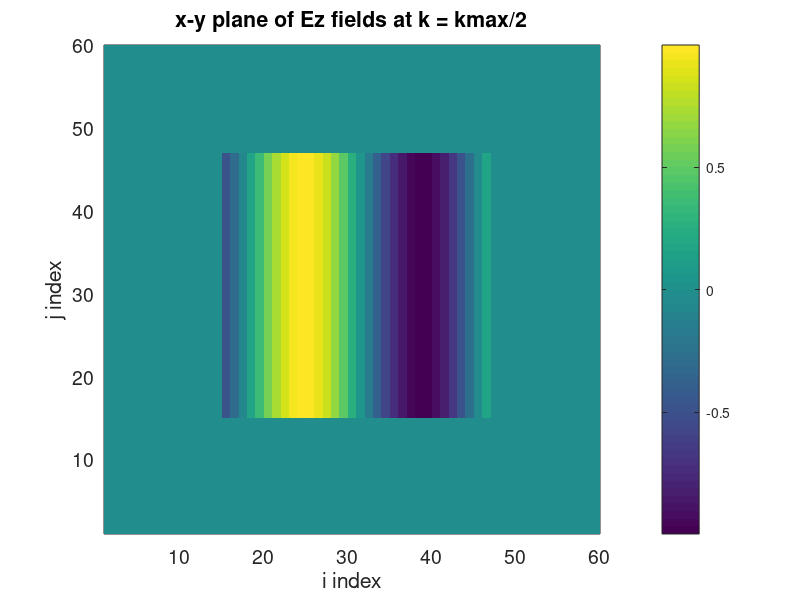
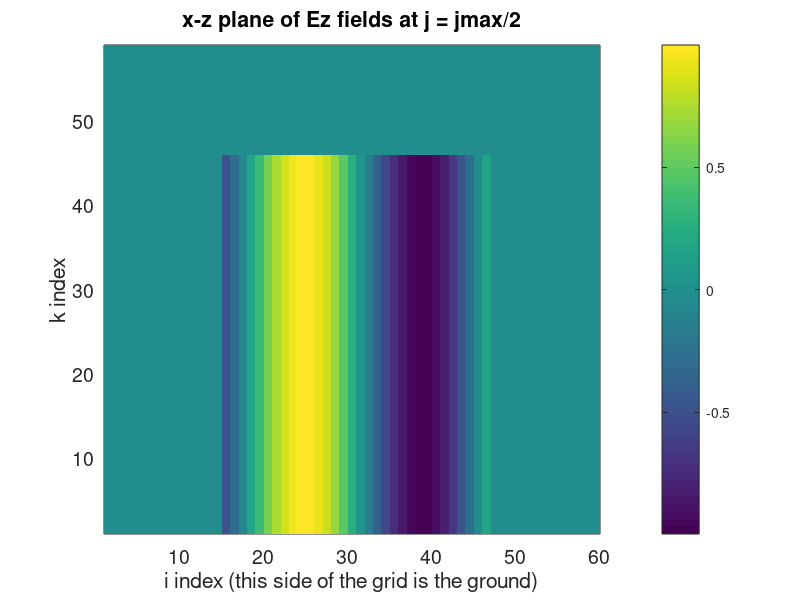

MATLAB code for these plots, in order:
%************************************************************************
% 3-D FDTD Model for the Construction Site Design Challenge
%************************************************************************

% This is a finite-difference time-domain (FDTD) code that solves 
% Maxwell's equations in 3-D.  A plane wave propagates across the grid
% in the x-direction using the total-field scattered field formulation 
% from i = TFSF to i = imax-TFSF, and j = TFSF to j = jmax-TFSF and 
% from k = 1 to k = kmax-TFSF.  
% The grid is bounded by a perfectly matched layer (PML) that is "PML" 
% grid cells thick on the left, right, front, back, and top sides.

clear all;
%format long;

%**************************************************************************
% DEFINE VARIABLES AND PARAMETERS
%**************************************************************************

% Speed of light (m/s)
c = 2.99792456E8;

% permittivity of free space (F/m)
epso = 8.85418782E-12;

% permeability of free space (H/m)
muo = 4*pi*1E-7;

% imax is the number of grid cells in the x-direction, jmax is the number
% of grid cells in the y-direction, and kmax is the number of grid cells in
% the z-direction.
imax = 60;
jmax = 60;
kmax = 60; 

% nmax is the total number of time steps 
nmax = 200;  
          
% delta is the space increment in all three Cartesian directions (cubic
% cells)
delta = 1;

% The source is a sinusoid set to a center frequency of freq
freq = c/(28*delta);  % 20 cellsl per wavelength

% time step increment (S = 1)
S = 0.99/sqrt(3);
dt = S*delta/c;

%**************************************************************************
% PML (Convolution PML with alpha = 0 and kappa = 1)
%**************************************************************************

% thickness of the PML in grid cells
PML = 10;
% the sigma losses use a polynomial grading with m = 3 
m = 3;
% sigma max is equal to sigma opt 
sigma_max = 0.8*(m+1)/(sqrt(muo/epso)*delta*sqrt(1.0));

sigma_E_PML = zeros(PML+1,1);
sigma_H_PML = zeros(PML,1);

bE = zeros(PML+1,1);
bH = zeros(PML,1);
cE = zeros(PML+1,1);
cH = zeros(PML,1);

% assign the sigmas in the PML region
for i = 2:PML+1  % can reuse all of these on all sides
    sigma_E_PML(i) = ((PML+1.5-i)/(PML+0.5))^m * sigma_max;
    bE(i) = exp(-sigma_E_PML(i)*dt/epso);
    cE(i) = bE(i)-1.0;
end

for i = 1:PML 
    sigma_H_PML(i) = ((PML+1-i)/(PML+0.5))^m * sigma_max;
    bH(i) = exp(-sigma_H_PML(i)*dt/epso);
    cH(i) = bH(i)-1.0;
end

% x-direction PML
psi_Ezx_1 = zeros(PML+1,jmax,kmax-1);
psi_Hyx_1 = zeros(PML,jmax,kmax-1);

psi_Eyx_1 = zeros(PML+1,jmax-1,kmax);
psi_Hzx_1 = zeros(PML,jmax-1,kmax);

psi_Ezx_2 = zeros(PML+1,jmax,kmax-1);
psi_Hyx_2 = zeros(PML,jmax,kmax-1);

psi_Eyx_2 = zeros(PML+1,jmax-1,kmax);
psi_Hzx_2 = zeros(PML,jmax-1,kmax);

% y-direction PML
psi_Exy_1 = zeros(imax-1,PML+1,kmax);
psi_Hzy_1 = zeros(imax-1,PML,kmax);

psi_Ezy_1 = zeros(imax,PML+1,kmax-1);
psi_Hxy_1 = zeros(imax,PML,kmax-1);

psi_Exy_2 = zeros(imax-1,PML+1,kmax);
psi_Hzy_2 = zeros(imax-1,PML,kmax);

psi_Ezy_2 = zeros(imax,PML+1,kmax-1);
psi_Hxy_2 = zeros(imax,PML,kmax-1);

% z-direction PML (no PML on the bottom of the grid)
psi_Exz_2 = zeros(imax-1,jmax,PML+1);
psi_Hyz_2 = zeros(imax-1,jmax,PML);

psi_Eyz_2 = zeros(imax,jmax-1,PML+1);
psi_Hxz_2 = zeros(imax,jmax-1,PML);

%**************************************************************************
% TFSF Plane Wave Source Condition
%**************************************************************************

% grid indices on which to start and end the TFSF (number of cells from the
% edge of the grid)
% the TFSF plane wave starts at k = 1 and ends at kmax-kTFSF+1
iTFSF = PML+5;
jTFSF = PML+5;
kTFSF = PML+5;  

Ez_inc = zeros(1,imax);
Hy_inc = zeros(1,imax-1); 

Ca_inc = 1.0;
Cb_inc = dt / (epso*delta);

% x-direction incident grid PML
psi_Ezx_2_inc = zeros(PML+1);
psi_Hyx_2_inc = zeros(PML);

%**************************************************************************
% Initialize the Field Components and Coefficients
%**************************************************************************

% arrays to hold the Ez and Hy fields
Ex = zeros(imax-1,jmax,kmax);
Ey = zeros(imax,jmax-1,kmax);
Ez = zeros(imax,jmax,kmax-1);

% start and end the grid on an Ez, so one less Hy value compared to Ez
Hx = zeros(imax,jmax-1,kmax-1);
Hy = zeros(imax-1,jmax,kmax-1);
Hz = zeros(imax-1,jmax-1,kmax);

% Pre-calculate the updating coefficients (so we do not have to recalculate 
% every time step). 

Ca = 1.0;
Cb = dt / (epso*delta);

Da = 1.0;
Db = dt/(muo*delta);

%**************************************************************************
% Start the time-stepping loop
%**************************************************************************

for n=1:nmax

%********************************
% update the magnetic field in the incident grid (Hy_inc)  
%********************************

    Hy_inc(1:imax-1) = Da*Hy_inc(1:imax-1) + ...
        Db*(Ez_inc(2:imax) - Ez_inc(1:imax-1));
    
% incident grid PML on right side (Hy components)
    for i = imax-PML:imax-1
        psi_Hyx_2_inc(imax-i) = bH(imax-i)*psi_Hyx_2_inc(imax-i) + ...
            cH(imax-i) *(Ez_inc(i+1) - Ez_inc(i))/delta;
        Hy_inc(i) = Hy_inc(i) + dt/muo*psi_Hyx_2_inc(imax-i);
    end

%********************************
% Update the Hx fields 
%********************************

    Hx(1:imax-1,1:jmax-1,1:kmax-1) = Da*Hx(1:imax-1,1:jmax-1,1:kmax-1) +...
        Db*(Ez(1:imax-1,1:jmax-1,1:kmax-1) - Ez(1:imax-1,2:jmax,1:kmax-1)...
        + Ey(1:imax-1,1:jmax-1,2:kmax) - Ey(1:imax-1,1:jmax-1,1:kmax-1));

% front TFSF for Hx
    j = jTFSF-1;
    for k = 1:kmax-kTFSF
        Hx(iTFSF:imax-iTFSF+1,j,k) = Hx(iTFSF:imax-iTFSF+1,j,k) + ...
            Db*(Ez_inc(iTFSF:imax-iTFSF+1)');
    end
   
% back TFSF for Hx
    j = jmax-jTFSF+1;
    for k = 1:kmax-kTFSF
        Hx(iTFSF:imax-iTFSF+1,j,k) = Hx(iTFSF:imax-iTFSF+1,j,k) + ...
            Db*(-Ez_inc(iTFSF:imax-iTFSF+1)');
    end

% front j-direction PML for Hx
    A = reshape(permute(psi_Hxy_1(1:imax-1,1:PML,1:kmax-1),[1 3 2]),...
        [(imax-1)*(kmax-1) PML]);
    B = reshape(permute(Ez(1:imax-1,1:PML,1:kmax-1)-Ez(1:imax-1,2:PML+1,...
        1:kmax-1),[1 3 2]),[(imax-1)*(kmax-1) PML]);
    C = bH(1:PML).*A' + cH(1:PML).*B'/delta;
    psi_Hxy_1(1:imax-1,1:PML,1:kmax-1) = permute(reshape(C',[(imax-1) ...
        (kmax-1) PML]),[1 3 2]);
    Hx(1:imax-1,1:PML,1:kmax-1) = Hx(1:imax-1,1:PML,1:kmax-1) + ...
        dt/muo*psi_Hxy_1(1:imax-1,1:PML,1:kmax-1);          
        
 % back j-direction PML for Hx
    A = reshape(permute(psi_Hxy_2(1:imax-1,PML:-1:1,1:kmax-1),[1 3 2]),...
        [(imax-1)*(kmax-1) PML]);
    B = reshape(permute(Ez(1:imax-1,jmax-PML:jmax-1,1:kmax-1)-...
        Ez(1:imax-1,jmax-PML+1:jmax,1:kmax-1),[1 3 2]),...
        [(imax-1)*(kmax-1) PML]);
    C = bH(PML:-1:1).*A' + cH(PML:-1:1).*B'/delta;
    psi_Hxy_2(1:imax-1,PML:-1:1,1:kmax-1) = permute(reshape(C',...
        [(imax-1) (kmax-1) PML]),[1 3 2]);
    Hx(1:imax-1,jmax-PML:jmax-1,1:kmax-1) = Hx(1:imax-1,...
        jmax-PML:jmax-1,1:kmax-1) + dt/muo*psi_Hxy_2(1:imax-1,PML:-1:1,...
        1:kmax-1);   
    
% top k-direction PML for Hx
    A = reshape(psi_Hxz_2(1:imax-1,1:jmax-1,PML:-1:1),...
        [(imax-1)*(jmax-1) PML]);
    B = reshape(Ey(1:imax-1,1:jmax-1,kmax-PML+1:kmax)-Ey(1:imax-1,...
        1:jmax-1,kmax-PML:kmax-1),[(imax-1)*(jmax-1) PML]);
    C = bH(PML:-1:1).*A' + cH(PML:-1:1).*B'/delta;
    psi_Hxz_2(1:imax-1,1:jmax-1,PML:-1:1) = reshape(C',[(imax-1) ...
        (jmax-1) PML]);
    Hx(1:imax-1,1:jmax-1,kmax-PML:kmax-1) = Hx(1:imax-1,1:jmax-1,...
        kmax-PML:kmax-1) + dt/muo*psi_Hxz_2(1:imax-1,1:jmax-1,PML:-1:1); 
           
%********************************    
% Update the Hy fields 
%********************************

    Hy(1:imax-1,2:jmax-1,1:kmax-1) = Da*Hy(1:imax-1,2:jmax-1,1:kmax-1) ...
        + Db*(Ez(2:imax,2:jmax-1,1:kmax-1) - Ez(1:imax-1,2:jmax-1,...
        1:kmax-1) + Ex(1:imax-1,2:jmax-1,1:kmax-1) - Ex(1:imax-1,...
        2:jmax-1,2:kmax));
    
% left TFSF for Hy
    i = iTFSF-1;
    Hy(i,jTFSF:jmax-jTFSF+1,1:kmax-kTFSF) = Hy(i,jTFSF:jmax-jTFSF+1,...
        1:kmax-kTFSF)+Db*(-Ez_inc(iTFSF));
        
% right TFSF for Hy
    i = imax-iTFSF+1;
    Hy(i,jTFSF:jmax-jTFSF+1,1:kmax-kTFSF) = Hy(i,jTFSF:jmax-jTFSF+1,...
        1:kmax-kTFSF)+Db*(Ez_inc(imax-iTFSF+1));
     
% left i-direction PML for Hy
    A = reshape(permute(psi_Hyx_1(1:PML,2:jmax-1,1:kmax-1),[2 3 1]),...
        [(jmax-2)*(kmax-1) PML]);
    B = reshape(permute(Ez(2:PML+1,2:jmax-1,1:kmax-1)-Ez(1:PML,...
        2:jmax-1,1:kmax-1),[2 3 1]),[(jmax-2)*(kmax-1) PML]);
    C = bH(1:PML).*A' + cH(1:PML).*B'/delta;
    psi_Hyx_1(1:PML,2:jmax-1,1:kmax-1) = permute(reshape(C',[(jmax-2)...
        (kmax-1) PML]), [3 1 2]);
    Hy(1:PML,2:jmax-1,1:kmax-1) = Hy(1:PML,2:jmax-1,1:kmax-1) + ...
        dt/muo*psi_Hyx_1(1:PML,2:jmax-1,1:kmax-1);

% right i-direction PML for Hy       
    A = reshape(permute(psi_Hyx_2(PML:-1:1,2:jmax-1,1:kmax-1),...
        [2 3 1]),[(jmax-2)*(kmax-1) PML]);
    B = reshape(permute(Ez(imax-PML+1:imax,2:jmax-1,1:kmax-1)-...
        Ez(imax-PML:imax-1,2:jmax-1,1:kmax-1),[2 3 1]),...
        [(jmax-2)*(kmax-1) PML]);
    C = bH(PML:-1:1).*A' + cH(PML:-1:1).*B'/delta;
    psi_Hyx_2(PML:-1:1,2:jmax-1,1:kmax-1) = permute(reshape(C',[(jmax-2)...
        (kmax-1) PML]), [3 1 2]);
    Hy(imax-PML:imax-1,2:jmax-1,1:kmax-1) = Hy(imax-PML:imax-1,...
        2:jmax-1,1:kmax-1) + dt/muo*psi_Hyx_2(PML:-1:1,2:jmax-1,1:kmax-1);

% top k-direction PML for Hy
    A = reshape(psi_Hyz_2(1:imax-1,2:jmax-1,PML:-1:1),...
        [(imax-1)*(jmax-2) PML]);
    B = reshape(Ex(1:imax-1,2:jmax-1,kmax-PML:kmax-1)-...
        Ex(1:imax-1,2:jmax-1,kmax-PML+1:kmax),[(imax-1)*(jmax-2) PML]);
    C = bH(PML:-1:1).*A' + cH(PML:-1:1).*B'/delta;
    psi_Hyz_2(1:imax-1,2:jmax-1,PML:-1:1) = reshape(C',[(imax-1) ...
        (jmax-2) PML]);
    Hy(1:imax-1,2:jmax-1,kmax-PML:kmax-1) = Hy(1:imax-1,2:jmax-1,...
        kmax-PML:kmax-1) + dt/muo*psi_Hyz_2(1:imax-1,2:jmax-1,PML:-1:1);
            
%********************************            
% Update the Hz fields 
%********************************

    Hz(1:imax-1,1:jmax-1,1:kmax-1) = Da*Hz(1:imax-1,1:jmax-1,1:kmax-1) ...
        + Db*(Ex(1:imax-1,2:jmax,1:kmax-1) - Ex(1:imax-1,1:jmax-1,...
        1:kmax-1) + Ey(1:imax-1,1:jmax-1,1:kmax-1) - Ey(2:imax,1:jmax-1,...
        1:kmax-1));
    
% left i-direction PML for Hz
    A = reshape(permute(psi_Hzx_1(1:PML,1:jmax-1,1:kmax-1),[2 3 1]),...
        [(jmax-1)*(kmax-1) PML]);
    B = reshape(permute(Ey(1:PML,1:jmax-1,1:kmax-1)-Ey(2:PML+1,1:jmax-1,...
        1:kmax-1),[2 3 1]),[(jmax-1)*(kmax-1) PML]);
    C = bH(1:PML).*A' + cH(1:PML).*B'/delta;
    psi_Hzx_1(1:PML,1:jmax-1,1:kmax-1) = permute(reshape(C',[(jmax-1)...
        (kmax-1) PML]), [3 1 2]);
    Hz(1:PML,1:jmax-1,1:kmax-1) = Hz(1:PML,1:jmax-1,1:kmax-1) + ...
        dt/muo*psi_Hzx_1(1:PML,1:jmax-1,1:kmax-1);
    
% right i-direction PML for Hz 
    A = reshape(permute(psi_Hzx_2(PML:-1:1,1:jmax-1,1:kmax-1),[2 3 1]),...
        [(jmax-1)*(kmax-1) PML]);
    B = reshape(permute(Ey(imax-PML:imax-1,1:jmax-1,1:kmax-1)-...
        Ey(imax-PML+1:imax,1:jmax-1,1:kmax-1),[2 3 1]),...
        [(jmax-1)*(kmax-1) PML]);
    C = bH(PML:-1:1).*A' + cH(PML:-1:1).*B'/delta;
    psi_Hzx_2(PML:-1:1,1:jmax-1,1:kmax-1) = permute(reshape(C',[(jmax-1)...
        (kmax-1) PML]), [3 1 2]);
    Hz(imax-PML:imax-1,1:jmax-1,1:kmax-1) = Hz(imax-PML:imax-1,...
        1:jmax-1,1:kmax-1) + dt/muo*psi_Hzx_2(PML:-1:1,1:jmax-1,1:kmax-1);

% front j-direction PML for Hz
    A = reshape(permute(psi_Hzy_1(1:imax-1,1:PML,1:kmax-1),[1 3 2]),...
        [(imax-1)*(kmax-1) PML]);
    B = reshape(permute(Ex(1:imax-1,2:PML+1,1:kmax-1)-Ex(1:imax-1,...
        1:PML,1:kmax-1),[1 3 2]),[(imax-1)*(kmax-1) PML]);
    C = bH(1:PML).*A' + cH(1:PML).*B'/delta;
    psi_Hzy_1(1:imax-1,1:PML,1:kmax-1) = permute(reshape(C',[(imax-1)...
        (kmax-1) PML]),[1 3 2]);
    Hz(1:imax-1,1:PML,1:kmax-1) = Hz(1:imax-1,1:PML,1:kmax-1) + ...
        dt/muo*psi_Hzy_1(1:imax-1,1:PML,1:kmax-1);       
                      
% back j-direction PML for Hz
    A = reshape(permute(psi_Hzy_2(1:imax-1,PML:-1:1,1:kmax-1),[1 3 2]),...
        [(imax-1)*(kmax-1) PML]);
    B = reshape(permute(Ex(1:imax-1,jmax-PML+1:jmax,1:kmax-1)-...
        Ex(1:imax-1,jmax-PML:jmax-1,1:kmax-1),[1 3 2]),...
        [(imax-1)*(kmax-1) PML]);
    C = bH(PML:-1:1).*A' + cH(PML:-1:1).*B'/delta;
    psi_Hzy_2(1:imax-1,PML:-1:1,1:kmax-1) = permute(reshape(C',...
        [(imax-1) (kmax-1) PML]),[1 3 2]);
    Hz(1:imax-1,jmax-PML:jmax-1,1:kmax-1) = Hz(1:imax-1,...
        jmax-PML:jmax-1,1:kmax-1) + dt/muo*psi_Hzy_2(1:imax-1,...
        PML:-1:1,1:kmax-1);         

%********************************
% update the electric field in the incident grid (Ez_inc)  
%********************************

    Ez_inc(2:imax-1)= Ca_inc * Ez_inc(2:imax-1) + Cb_inc *...
        (Hy_inc(2:imax-1) - Hy_inc(1:imax-2));
    
    % source in the incident grid
    Ez_inc(1) = sin(2*pi*n*freq*dt);
    
    % incident grid PML on right side (on the Ez's)
    for i = imax-PML:imax-1
        psi_Ezx_2_inc(imax-i+1) = bE(imax-i+1)*psi_Ezx_2_inc(imax-i+1)...
            + cE(imax-i+1) *(Hy_inc(i) - Hy_inc(i-1))/delta;
        Ez_inc(i) = Ez_inc(i) + dt/epso*psi_Ezx_2_inc(imax-i+1);
    end
    
%********************************            
% Update the Ex fields 
%********************************

    Ex(1:imax-1,2:jmax-1,2:kmax-1)= Ca*Ex(1:imax-1,2:jmax-1,2:kmax-1) ...
        +Cb*(Hy(1:imax-1,2:jmax-1,1:kmax-2) - Hy(1:imax-1,2:jmax-1,...
        2:kmax-1) + Hz(1:imax-1,2:jmax-1,2:kmax-1) - Hz(1:imax-1,...
        1:jmax-2,2:kmax-1));
        
% TFSF corrections on Ex
    k = kmax-kTFSF+1;
    for j = jTFSF:jmax-jTFSF+1
        Ex(iTFSF:imax-iTFSF,j,k) = Ex(iTFSF:imax-iTFSF,j,k)+...
            Cb*(-Hy_inc(iTFSF:imax-iTFSF)');
    end
    
% front j-direction PML for Ex
    A = reshape(permute(psi_Exy_1(1:imax-1,2:PML+1,2:kmax-1),[1 3 2]),...
        [(imax-1)*(kmax-2) PML]);
    B = reshape(permute(Hz(1:imax-1,2:PML+1,2:kmax-1)-Hz(1:imax-1,1:PML,...
        2:kmax-1),[1 3 2]),[(imax-1)*(kmax-2) PML]);
    C = bE(2:PML+1).*A' + cE(2:PML+1).*B'/delta;
    psi_Exy_1(1:imax-1,2:PML+1,2:kmax-1) = permute(reshape(C',[(imax-1)...
        (kmax-2) PML]),[1 3 2]);
    Ex(1:imax-1,2:PML+1,2:kmax-1) = Ex(1:imax-1,2:PML+1,2:kmax-1) + ...
        dt/epso*psi_Exy_1(1:imax-1,2:PML+1,2:kmax-1);
           
% back j-direction PML for Ex
    A = reshape(permute(psi_Exy_2(1:imax-1,PML+1:-1:2,2:kmax-1),...
        [1 3 2]),[(imax-1)*(kmax-2) PML]);
    B = reshape(permute(Hz(1:imax-1,jmax-PML:jmax-1,2:kmax-1)-...
        Hz(1:imax-1,jmax-PML-1:jmax-2,2:kmax-1),[1 3 2]),...
        [(imax-1)*(kmax-2) PML]);
    C = bE(PML+1:-1:2).*A' + cE(PML+1:-1:2).*B'/delta;
    psi_Exy_2(1:imax-1,PML+1:-1:2,2:kmax-1) = permute(reshape(C',...
        [(imax-1) (kmax-2) PML]), [1 3 2]);
    Ex(1:imax-1,jmax-PML:jmax-1,2:kmax-1) = Ex(1:imax-1,jmax-PML:jmax-1,...
        2:kmax-1) + dt/epso*psi_Exy_2(1:imax-1,PML+1:-1:2,2:kmax-1);     

% top k-direction PML for Ex  
    A = reshape(psi_Exz_2(1:imax-1,2:jmax-1,PML+1:-1:2),...
        [(imax-1)*(jmax-2) PML]);
    B = reshape(Hy(1:imax-1,2:jmax-1,kmax-PML-1:kmax-2)-Hy(1:imax-1,...
        2:jmax-1,kmax-PML:kmax-1),[(imax-1)*(jmax-2) PML]);
    C = bE(PML+1:-1:2).*A' + cE(PML+1:-1:2).*B'/delta;
    psi_Exz_2(1:imax-1,2:jmax-1,PML+1:-1:2) = reshape(C',[(imax-1) ...
        (jmax-2) PML]);
    Ex(1:imax-1,2:jmax-1,kmax-PML:kmax-1) = Ex(1:imax-1,2:jmax-1,...
        kmax-PML:kmax-1) + dt/epso*psi_Exz_2(1:imax-1,2:jmax-1,PML+1:-1:2);
 
%********************************            
% Update the Ey fields 
%********************************

    Ey(2:imax-1,1:jmax-1,2:kmax-1)= Ca*Ey(2:imax-1,1:jmax-1,2:kmax-1) ...
        + Cb*(Hx(2:imax-1,1:jmax-1,2:kmax-1) - Hx(2:imax-1,1:jmax-1,...
        1:kmax-2) + Hz(1:imax-2,1:jmax-1,2:kmax-1) - Hz(2:imax-1,...
        1:jmax-1,2:kmax-1));
         
% left i-direction PML for Ey   
    A = reshape(permute(psi_Eyx_1(2:PML+1,1:jmax-1,2:kmax-1),[2 3 1]),...
        [(jmax-1)*(kmax-2) PML]);
    B = reshape(permute(Hz(1:PML,1:jmax-1,2:kmax-1)-Hz(2:PML+1,1:jmax-1,...
        2:kmax-1),[2 3 1]),[(jmax-1)*(kmax-2) PML]);
    C = bE(2:PML+1).*A' + cE(2:PML+1).*B'/delta;
    psi_Eyx_1(2:PML+1,1:jmax-1,2:kmax-1) = permute(reshape(C',[(jmax-1)...
        (kmax-2) PML]),[3 1 2]);  
    Ey(2:PML+1,1:jmax-1,2:kmax-1) = Ey(2:PML+1,1:jmax-1,2:kmax-1) + ...
        dt/epso*psi_Eyx_1(2:PML+1,1:jmax-1,2:kmax-1); 
                 
% right i-direction PML for Ey
    A = reshape(permute(psi_Eyx_2(PML+1:-1:2,1:jmax-1,2:kmax-1),...
        [2 3 1]),[(jmax-1)*(kmax-2) PML]);
    B = reshape(permute(Hz(imax-PML-1:imax-2,1:jmax-1,2:kmax-1)-...
        Hz(imax-PML:imax-1,1:jmax-1,2:kmax-1),[2 3 1]),...
        [(jmax-1)*(kmax-2) PML]);
    C = bE(PML+1:-1:2).*A' + cE(PML+1:-1:2).*B'/delta;
    psi_Eyx_2(PML+1:-1:2,1:jmax-1,2:kmax-1) = permute(reshape(C',...
        [(jmax-1) (kmax-2) PML]), [3 1 2]);   
    Ey(imax-PML:imax-1,1:jmax-1,2:kmax-1) = Ey(imax-PML:imax-1,1:jmax-1,...
        2:kmax-1) + dt/epso*psi_Eyx_2(PML+1:-1:2,1:jmax-1,2:kmax-1);  

% top k-direction PML for Ey
    A = reshape(psi_Eyz_2(2:imax-1,1:jmax-1,PML+1:-1:2),...
        [(imax-2)*(jmax-1) PML]);
    B = reshape(Hx(2:imax-1,1:jmax-1,kmax-PML:kmax-1)-Hx(2:imax-1,...
        1:jmax-1,kmax-PML-1:kmax-2),[(imax-2)*(jmax-1) PML]);
    C = bE(PML+1:-1:2).*A' + cE(PML+1:-1:2).*B'/delta;
    psi_Eyz_2(2:imax-1,1:jmax-1,PML+1:-1:2) = reshape(C',...
        [(imax-2) (jmax-1) PML]);
    Ey(2:imax-1,1:jmax-1,kmax-PML:kmax-1) = Ey(2:imax-1,1:jmax-1,...
        kmax-PML:kmax-1) + dt/epso*psi_Eyz_2(2:imax-1,1:jmax-1,PML+1:-1:2);                
                 
%********************************            
% Update the Ez fields 
%********************************   

    Ez(2:imax-1,2:jmax-1,1:kmax-1)= Ca*Ez(2:imax-1,2:jmax-1,1:kmax-1) ...
        + Cb*(Hy(2:imax-1,2:jmax-1,...
        1:kmax-1) - Hy(1:imax-2,2:jmax-1,1:kmax-1) + Hx(2:imax-1,...
        1:jmax-2,1:kmax-1) - Hx(2:imax-1,2:jmax-1,1:kmax-1));

% TFSF corrections for Ez (left side)
    i = iTFSF;
    Ez(i,jTFSF:jmax-jTFSF+1,1:kmax-kTFSF) = Ez(i,jTFSF:jmax-jTFSF+1,...
        1:kmax-kTFSF)+Cb*(-Hy_inc(i-1));

% TFSF corrections for Ez (right side)
    i = imax-iTFSF+1;
    Ez(i,jTFSF:jmax-jTFSF+1,1:kmax-kTFSF) = Ez(i,jTFSF:jmax-jTFSF+1,...
        1:kmax-kTFSF)+Cb*(Hy_inc(i));
        
% left i-direction PML on Ez
    A = reshape(permute(psi_Ezx_1(2:PML+1,2:jmax-1,1:kmax-1),[2 3 1]),...
        [(jmax-2)*(kmax-1) PML]);
    B = reshape(permute(Hy(2:PML+1,2:jmax-1,1:kmax-1)-Hy(1:PML,2:jmax-1,...
        1:kmax-1),[2 3 1]),[(jmax-2)*(kmax-1) PML]);
    C = bE(2:PML+1).*A' + cE(2:PML+1).*B'/delta;
    psi_Ezx_1(2:PML+1,2:jmax-1,1:kmax-1) = permute(reshape(C',[(jmax-2)...
        (kmax-1) PML]), [3 1 2]);
    Ez(2:PML+1,2:jmax-1,1:kmax-1) = Ez(2:PML+1,2:jmax-1,1:kmax-1) + ...
        dt/epso*psi_Ezx_1(2:PML+1,2:jmax-1,1:kmax-1);

% right i-direction PML on Ez
    A = reshape(permute(psi_Ezx_2(PML+1:-1:2,2:jmax-1,1:kmax-1),...
        [2 3 1]),[(jmax-2)*(kmax-1) PML]);
    B = reshape(permute(Hy(imax-PML:imax-1,2:jmax-1,1:kmax-1)-...
        Hy(imax-PML-1:imax-2,2:jmax-1,1:kmax-1),[2 3 1]),...
        [(jmax-2)*(kmax-1) PML]);
    C = bE(PML+1:-1:2).*A' + cE(PML+1:-1:2).*B'/delta;
    psi_Ezx_2(PML+1:-1:2,2:jmax-1,1:kmax-1) = permute(reshape(C',...
        [(jmax-2) (kmax-1) PML]), [3 1 2]);
    Ez(imax-PML:imax-1,2:jmax-1,1:kmax-1) = Ez(imax-PML:imax-1,2:jmax-1,...
        1:kmax-1) + dt/epso*psi_Ezx_2(PML+1:-1:2,2:jmax-1,1:kmax-1);
    
% front j-direction PML on Ez
    A = reshape(permute(psi_Ezy_1(2:imax-1,2:PML+1,1:kmax-1),[1 3 2]),...
        [(imax-2)*(kmax-1) PML]);
    B = reshape(permute(Hx(2:imax-1,1:PML,1:kmax-1)-Hx(2:imax-1,2:PML+1,...
        1:kmax-1),[1 3 2]),[(imax-2)*(kmax-1) PML]);
    C = bE(2:PML+1).*A' + cE(2:PML+1).*B'/delta;
    psi_Ezy_1(2:imax-1,2:PML+1,1:kmax-1) = permute(reshape(C',[(imax-2)...
        (kmax-1) PML]),[1 3 2]);
    Ez(2:imax-1,2:PML+1,1:kmax-1) = Ez(2:imax-1,2:PML+1,1:kmax-1) + ...
        dt/epso*psi_Ezy_1(2:imax-1,2:PML+1,1:kmax-1);
    
% back j-direction PML on Ez
    A = reshape(permute(psi_Ezy_2(2:imax-1,PML+1:-1:2,1:kmax-1),...
        [1 3 2]),[(imax-2)*(kmax-1) PML]);
    B = reshape(permute(Hx(2:imax-1,jmax-PML-1:jmax-2,1:kmax-1)-...
        Hx(2:imax-1,jmax-PML:jmax-1,1:kmax-1),[1 3 2]),...
        [(imax-2)*(kmax-1) PML]);
    C = bE(PML+1:-1:2).*A' + cE(PML+1:-1:2).*B'/delta;
    psi_Ezy_2(2:imax-1,PML+1:-1:2,1:kmax-1) = permute(reshape(C',...
        [(imax-2) (kmax-1) PML]),[1 3 2]);
    Ez(2:imax-1,jmax-PML:jmax-1,1:kmax-1) = Ez(2:imax-1,jmax-PML:jmax-1,...
        1:kmax-1) + dt/epso*psi_Ezy_2(2:imax-1,PML+1:-1:2,1:kmax-1);
 
%********************************            
% Output and Plotting
%********************************   

 if (mod(n,2) == 0) 
        
    % Plot the Ez values in the x-y plane at k = kmax/2 during time stepping
    figure(1);
    pcolor((Ez(:,:,kmax/2)'));
    shading flat;
    colorbar;
    title('x-y plane of Ez fields at k = kmax/2', 'FontSize',16);
    xlabel('i index', 'FontSize',14);
    ylabel('j index', 'FontSize',14);
    set(gca,'FontSize',14);

    % Plot the Ez values in the x-z plane at j = jmax/2 during time stepping
    figure(2);
    for i = 1:imax
        for k = 1:kmax-1
            Ezplot(i,k) = Ez(i,jmax/2,k);
        end
    end
    pcolor(Ezplot(:,:)'); 
    shading flat;
    colorbar;
    title('x-z plane of Ez fields at j = jmax/2', 'FontSize',16);
    xlabel('i index (this side of the grid is the ground)', 'FontSize',14);
    ylabel('k index', 'FontSize',14);
    set(gca,'FontSize',14);

    pause(0.001);
 end

%********************************            
% End the time-stepping loop
%********************************

end


